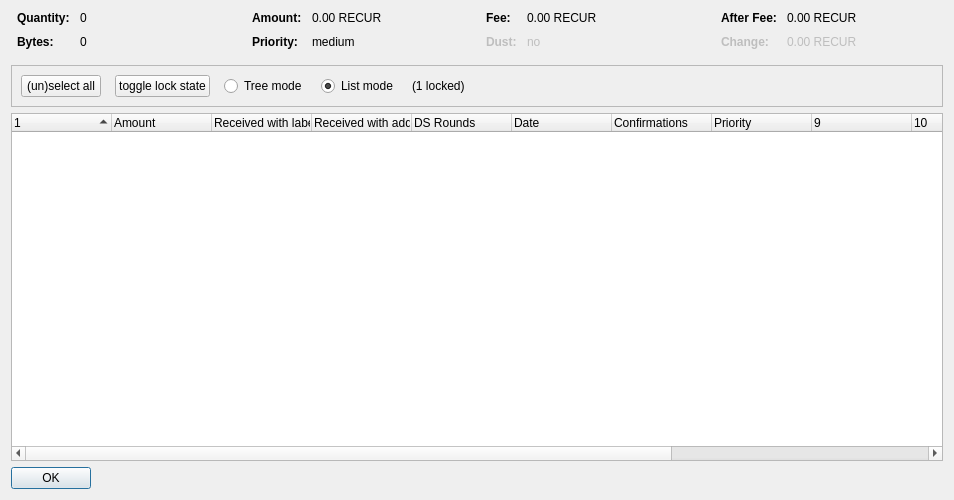
<?xml version="1.0" encoding="UTF-8"?>
<ui version="4.0">
 <class>CoinControlDialog</class>
 <widget class="QDialog" name="CoinControlDialog">
  <property name="geometry">
   <rect>
    <x>0</x>
    <y>0</y>
    <width>954</width>
    <height>500</height>
   </rect>
  </property>
  <property name="windowTitle">
   <string>Coin Selection</string>
  </property>
  <layout class="QVBoxLayout" name="verticalLayout">
   <item>
    <layout class="QHBoxLayout" name="horizontalLayoutTop" stretch="0,0,0,0">
     <property name="topMargin">
      <number>0</number>
     </property>
     <property name="bottomMargin">
      <number>10</number>
     </property>
     <item>
      <layout class="QFormLayout" name="formLayoutCoinControl1">
       <property name="horizontalSpacing">
        <number>10</number>
       </property>
       <property name="verticalSpacing">
        <number>10</number>
       </property>
       <property name="leftMargin">
        <number>6</number>
       </property>
       <property name="rightMargin">
        <number>6</number>
       </property>
       <item row="0" column="0">
        <widget class="QLabel" name="labelCoinControlQuantityText">
         <property name="font">
          <font>
           <weight>75</weight>
           <bold>true</bold>
          </font>
         </property>
         <property name="text">
          <string>Quantity:</string>
         </property>
        </widget>
       </item>
       <item row="0" column="1">
        <widget class="QLabel" name="labelCoinControlQuantity">
         <property name="cursor">
          <cursorShape>IBeamCursor</cursorShape>
         </property>
         <property name="contextMenuPolicy">
          <enum>Qt::ActionsContextMenu</enum>
         </property>
         <property name="text">
          <string notr="true">0</string>
         </property>
         <property name="textInteractionFlags">
          <set>Qt::LinksAccessibleByMouse|Qt::TextSelectableByKeyboard|Qt::TextSelectableByMouse</set>
         </property>
        </widget>
       </item>
       <item row="1" column="0">
        <widget class="QLabel" name="labelCoinControlBytesText">
         <property name="font">
          <font>
           <weight>75</weight>
           <bold>true</bold>
          </font>
         </property>
         <property name="text">
          <string>Bytes:</string>
         </property>
        </widget>
       </item>
       <item row="1" column="1">
        <widget class="QLabel" name="labelCoinControlBytes">
         <property name="cursor">
          <cursorShape>IBeamCursor</cursorShape>
         </property>
         <property name="contextMenuPolicy">
          <enum>Qt::ActionsContextMenu</enum>
         </property>
         <property name="text">
          <string notr="true">0</string>
         </property>
         <property name="textInteractionFlags">
          <set>Qt::LinksAccessibleByMouse|Qt::TextSelectableByKeyboard|Qt::TextSelectableByMouse</set>
         </property>
        </widget>
       </item>
      </layout>
     </item>
     <item>
      <layout class="QFormLayout" name="formLayoutCoinControl2">
       <property name="horizontalSpacing">
        <number>10</number>
       </property>
       <property name="verticalSpacing">
        <number>10</number>
       </property>
       <property name="leftMargin">
        <number>6</number>
       </property>
       <property name="rightMargin">
        <number>6</number>
       </property>
       <item row="0" column="0">
        <widget class="QLabel" name="labelCoinControlAmountText">
         <property name="font">
          <font>
           <weight>75</weight>
           <bold>true</bold>
          </font>
         </property>
         <property name="text">
          <string>Amount:</string>
         </property>
        </widget>
       </item>
       <item row="0" column="1">
        <widget class="QLabel" name="labelCoinControlAmount">
         <property name="cursor">
          <cursorShape>IBeamCursor</cursorShape>
         </property>
         <property name="contextMenuPolicy">
          <enum>Qt::ActionsContextMenu</enum>
         </property>
         <property name="text">
          <string notr="true">0.00 RECUR</string>
         </property>
         <property name="textInteractionFlags">
          <set>Qt::LinksAccessibleByMouse|Qt::TextSelectableByKeyboard|Qt::TextSelectableByMouse</set>
         </property>
        </widget>
       </item>
       <item row="1" column="0">
        <widget class="QLabel" name="labelCoinControlPriorityText">
         <property name="font">
          <font>
           <weight>75</weight>
           <bold>true</bold>
          </font>
         </property>
         <property name="text">
          <string>Priority:</string>
         </property>
        </widget>
       </item>
       <item row="1" column="1">
        <widget class="QLabel" name="labelCoinControlPriority">
         <property name="cursor">
          <cursorShape>IBeamCursor</cursorShape>
         </property>
         <property name="contextMenuPolicy">
          <enum>Qt::ActionsContextMenu</enum>
         </property>
         <property name="text">
          <string>medium</string>
         </property>
         <property name="textInteractionFlags">
          <set>Qt::LinksAccessibleByMouse|Qt::TextSelectableByKeyboard|Qt::TextSelectableByMouse</set>
         </property>
        </widget>
       </item>
      </layout>
     </item>
     <item>
      <layout class="QFormLayout" name="formLayoutCoinControl3">
       <property name="horizontalSpacing">
        <number>10</number>
       </property>
       <property name="verticalSpacing">
        <number>10</number>
       </property>
       <property name="leftMargin">
        <number>6</number>
       </property>
       <property name="rightMargin">
        <number>6</number>
       </property>
       <item row="0" column="0">
        <widget class="QLabel" name="labelCoinControlFeeText">
         <property name="font">
          <font>
           <weight>75</weight>
           <bold>true</bold>
          </font>
         </property>
         <property name="text">
          <string>Fee:</string>
         </property>
        </widget>
       </item>
       <item row="0" column="1">
        <widget class="QLabel" name="labelCoinControlFee">
         <property name="cursor">
          <cursorShape>IBeamCursor</cursorShape>
         </property>
         <property name="contextMenuPolicy">
          <enum>Qt::ActionsContextMenu</enum>
         </property>
         <property name="text">
          <string notr="true">0.00 RECUR</string>
         </property>
         <property name="textInteractionFlags">
          <set>Qt::LinksAccessibleByMouse|Qt::TextSelectableByKeyboard|Qt::TextSelectableByMouse</set>
         </property>
        </widget>
       </item>
       <item row="1" column="0">
        <widget class="QLabel" name="labelCoinControlLowOutputText">
         <property name="enabled">
          <bool>false</bool>
         </property>
         <property name="font">
          <font>
           <weight>75</weight>
           <bold>true</bold>
          </font>
         </property>
         <property name="text">
          <string>Dust:</string>
         </property>
        </widget>
       </item>
       <item row="1" column="1">
        <widget class="QLabel" name="labelCoinControlLowOutput">
         <property name="enabled">
          <bool>false</bool>
         </property>
         <property name="cursor">
          <cursorShape>IBeamCursor</cursorShape>
         </property>
         <property name="contextMenuPolicy">
          <enum>Qt::ActionsContextMenu</enum>
         </property>
         <property name="text">
          <string>no</string>
         </property>
         <property name="textInteractionFlags">
          <set>Qt::LinksAccessibleByMouse|Qt::TextSelectableByKeyboard|Qt::TextSelectableByMouse</set>
         </property>
        </widget>
       </item>
      </layout>
     </item>
     <item>
      <layout class="QFormLayout" name="formLayoutCoinControl4">
       <property name="horizontalSpacing">
        <number>10</number>
       </property>
       <property name="verticalSpacing">
        <number>10</number>
       </property>
       <property name="leftMargin">
        <number>6</number>
       </property>
       <property name="rightMargin">
        <number>6</number>
       </property>
       <item row="0" column="0">
        <widget class="QLabel" name="labelCoinControlAfterFeeText">
         <property name="font">
          <font>
           <weight>75</weight>
           <bold>true</bold>
          </font>
         </property>
         <property name="text">
          <string>After Fee:</string>
         </property>
        </widget>
       </item>
       <item row="0" column="1">
        <widget class="QLabel" name="labelCoinControlAfterFee">
         <property name="cursor">
          <cursorShape>IBeamCursor</cursorShape>
         </property>
         <property name="contextMenuPolicy">
          <enum>Qt::ActionsContextMenu</enum>
         </property>
         <property name="text">
          <string notr="true">0.00 RECUR</string>
         </property>
         <property name="textInteractionFlags">
          <set>Qt::LinksAccessibleByMouse|Qt::TextSelectableByKeyboard|Qt::TextSelectableByMouse</set>
         </property>
        </widget>
       </item>
       <item row="1" column="0">
        <widget class="QLabel" name="labelCoinControlChangeText">
         <property name="enabled">
          <bool>false</bool>
         </property>
         <property name="font">
          <font>
           <weight>75</weight>
           <bold>true</bold>
          </font>
         </property>
         <property name="text">
          <string>Change:</string>
         </property>
        </widget>
       </item>
       <item row="1" column="1">
        <widget class="QLabel" name="labelCoinControlChange">
         <property name="enabled">
          <bool>false</bool>
         </property>
         <property name="cursor">
          <cursorShape>IBeamCursor</cursorShape>
         </property>
         <property name="contextMenuPolicy">
          <enum>Qt::ActionsContextMenu</enum>
         </property>
         <property name="text">
          <string notr="true">0.00 RECUR</string>
         </property>
         <property name="textInteractionFlags">
          <set>Qt::LinksAccessibleByMouse|Qt::TextSelectableByKeyboard|Qt::TextSelectableByMouse</set>
         </property>
        </widget>
       </item>
      </layout>
     </item>
    </layout>
   </item>
   <item>
    <widget class="QFrame" name="frame">
     <property name="minimumSize">
      <size>
       <width>0</width>
       <height>40</height>
      </size>
     </property>
     <property name="frameShape">
      <enum>QFrame::StyledPanel</enum>
     </property>
     <property name="frameShadow">
      <enum>QFrame::Sunken</enum>
     </property>
     <layout class="QHBoxLayout" name="horizontalLayout">
      <item>
       <layout class="QHBoxLayout" name="horizontalLayoutPanel" stretch="0,0,0,0,0,0">
        <property name="spacing">
         <number>14</number>
        </property>
        <item>
         <widget class="QPushButton" name="pushButtonSelectAll">
          <property name="sizePolicy">
           <sizepolicy hsizetype="Maximum" vsizetype="Fixed">
            <horstretch>0</horstretch>
            <verstretch>0</verstretch>
           </sizepolicy>
          </property>
          <property name="text">
           <string>(un)select all</string>
          </property>
          <property name="autoDefault">
           <bool>false</bool>
          </property>
         </widget>
        </item>
        <item>
         <widget class="QPushButton" name="pushButtonToggleLock">
          <property name="sizePolicy">
           <sizepolicy hsizetype="Maximum" vsizetype="Fixed">
            <horstretch>0</horstretch>
            <verstretch>0</verstretch>
           </sizepolicy>
          </property>
          <property name="text">
           <string>toggle lock state</string>
          </property>
          <property name="autoDefault">
           <bool>false</bool>
          </property>
         </widget>
        </item>
        <item>
         <widget class="QRadioButton" name="radioTreeMode">
          <property name="sizePolicy">
           <sizepolicy hsizetype="Maximum" vsizetype="Fixed">
            <horstretch>0</horstretch>
            <verstretch>0</verstretch>
           </sizepolicy>
          </property>
          <property name="text">
           <string>Tree mode</string>
          </property>
         </widget>
        </item>
        <item>
         <widget class="QRadioButton" name="radioListMode">
          <property name="sizePolicy">
           <sizepolicy hsizetype="Maximum" vsizetype="Fixed">
            <horstretch>0</horstretch>
            <verstretch>0</verstretch>
           </sizepolicy>
          </property>
          <property name="text">
           <string>List mode</string>
          </property>
          <property name="checked">
           <bool>true</bool>
          </property>
         </widget>
        </item>
        <item>
         <widget class="QLabel" name="labelLocked">
          <property name="text">
           <string>(1 locked)</string>
          </property>
         </widget>
        </item>
        <item>
         <spacer name="horizontalSpacer">
          <property name="orientation">
           <enum>Qt::Horizontal</enum>
          </property>
          <property name="sizeHint" stdset="0">
           <size>
            <width>40</width>
            <height>20</height>
           </size>
          </property>
         </spacer>
        </item>
       </layout>
      </item>
     </layout>
    </widget>
   </item>
   <item>
    <widget class="CoinControlTreeWidget" name="treeWidget">
     <property name="contextMenuPolicy">
      <enum>Qt::CustomContextMenu</enum>
     </property>
     <property name="sortingEnabled">
      <bool>false</bool>
     </property>
     <property name="columnCount">
      <number>13</number>
     </property>
     <attribute name="headerShowSortIndicator" stdset="0">
      <bool>true</bool>
     </attribute>
     <attribute name="headerStretchLastSection">
      <bool>false</bool>
     </attribute>
     <column>
      <property name="text">
       <string/>
      </property>
     </column>
     <column>
      <property name="text">
       <string>Amount</string>
      </property>
     </column>
     <column>
      <property name="text">
       <string>Received with label</string>
      </property>
     </column>
     <column>
      <property name="text">
       <string>Received with address</string>
      </property>
     </column>
     <column>
      <property name="text">
       <string>DS Rounds</string>
      </property>
     </column>
     <column>
      <property name="text">
       <string>Date</string>
      </property>
     </column>
     <column>
      <property name="text">
       <string>Confirmations</string>
      </property>
      <property name="toolTip">
       <string>Confirmed</string>
      </property>
     </column>
     <column>
      <property name="text">
       <string>Priority</string>
      </property>
     </column>
     <column>
      <property name="text">
       <string/>
      </property>
     </column>
     <column>
      <property name="text">
       <string/>
      </property>
     </column>
     <column>
      <property name="text">
       <string/>
      </property>
     </column>
     <column>
      <property name="text">
       <string/>
      </property>
     </column>
     <column>
      <property name="text">
       <string/>
      </property>
     </column>
    </widget>
   </item>
   <item>
    <widget class="QDialogButtonBox" name="buttonBox">
     <property name="sizePolicy">
      <sizepolicy hsizetype="Maximum" vsizetype="Fixed">
       <horstretch>0</horstretch>
       <verstretch>0</verstretch>
      </sizepolicy>
     </property>
     <property name="orientation">
      <enum>Qt::Horizontal</enum>
     </property>
     <property name="standardButtons">
      <set>QDialogButtonBox::Ok</set>
     </property>
    </widget>
   </item>
  </layout>
 </widget>
 <customwidgets>
  <customwidget>
   <class>CoinControlTreeWidget</class>
   <extends>QTreeWidget</extends>
   <header>coincontroltreewidget.h</header>
  </customwidget>
 </customwidgets>
 <resources/>
 <connections/>
</ui>
